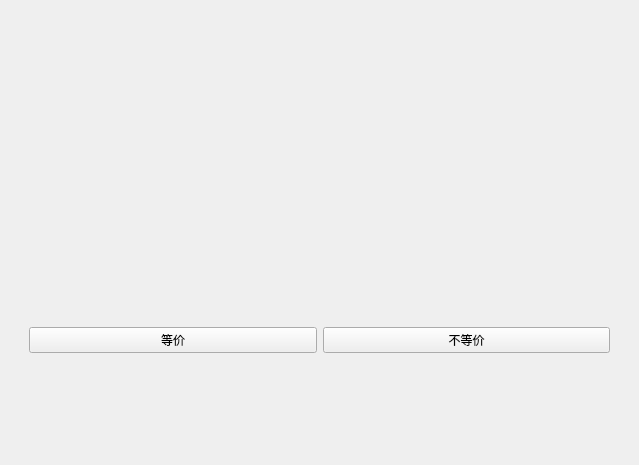
<?xml version="1.0" encoding="UTF-8"?>
<ui version="4.0">
 <class>menu</class>
 <widget class="QWidget" name="menu">
  <property name="geometry">
   <rect>
    <x>0</x>
    <y>0</y>
    <width>639</width>
    <height>465</height>
   </rect>
  </property>
  <property name="windowTitle">
   <string>Form</string>
  </property>
  <layout class="QGridLayout" name="gridLayout_2">
   <item row="0" column="1">
    <widget class="QWidget" name="widget_0" native="true">
     <layout class="QVBoxLayout" name="verticalLayout">
      <item>
       <widget class="QWidget" name="widget_1" native="true">
        <layout class="QHBoxLayout" name="horizontalLayout_2">
         <item>
          <widget class="QLabel" name="file1">
           <property name="text">
            <string/>
           </property>
          </widget>
         </item>
         <item>
          <widget class="QLabel" name="file2">
           <property name="text">
            <string/>
           </property>
          </widget>
         </item>
        </layout>
       </widget>
      </item>
      <item>
       <widget class="QWidget" name="widget_2" native="true">
        <layout class="QHBoxLayout" name="horizontalLayout">
         <item>
          <widget class="QPushButton" name="isequal">
           <property name="text">
            <string>等价</string>
           </property>
          </widget>
         </item>
         <item>
          <widget class="QPushButton" name="isinequal">
           <property name="text">
            <string>不等价</string>
           </property>
          </widget>
         </item>
        </layout>
       </widget>
      </item>
     </layout>
    </widget>
   </item>
  </layout>
 </widget>
 <resources/>
 <connections/>
</ui>
